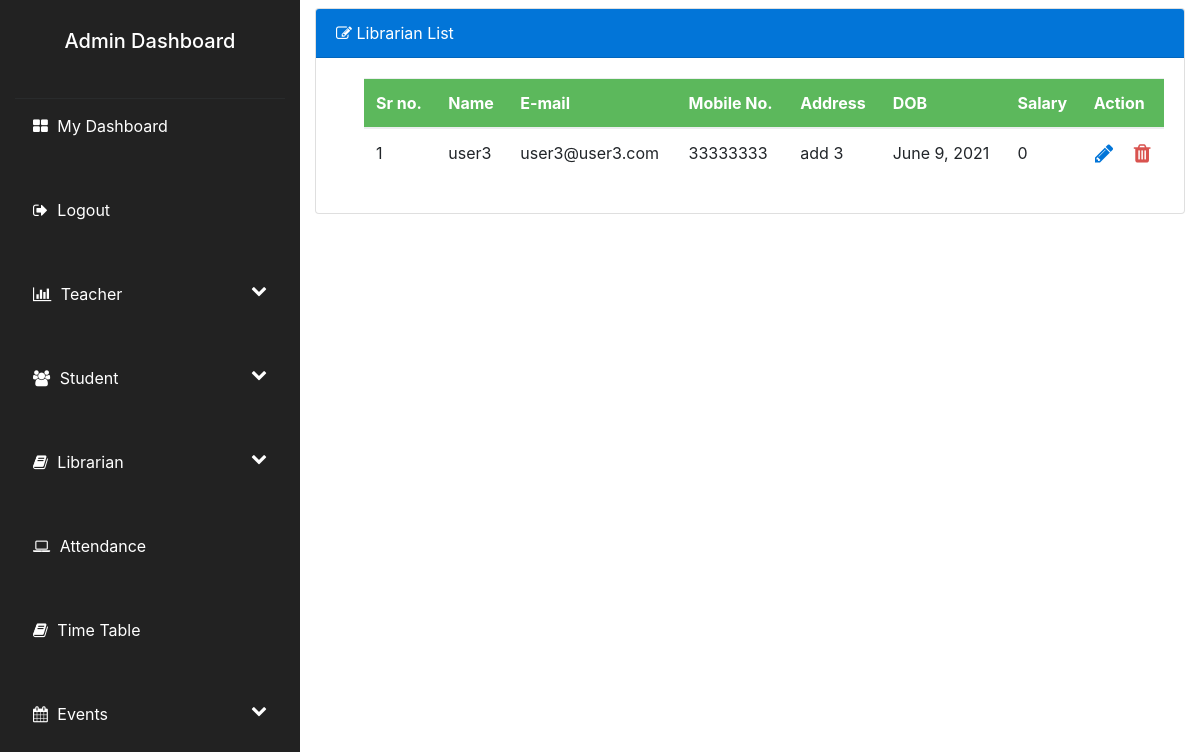
The page /view_librarians (signed in) on the database as committed earlier.
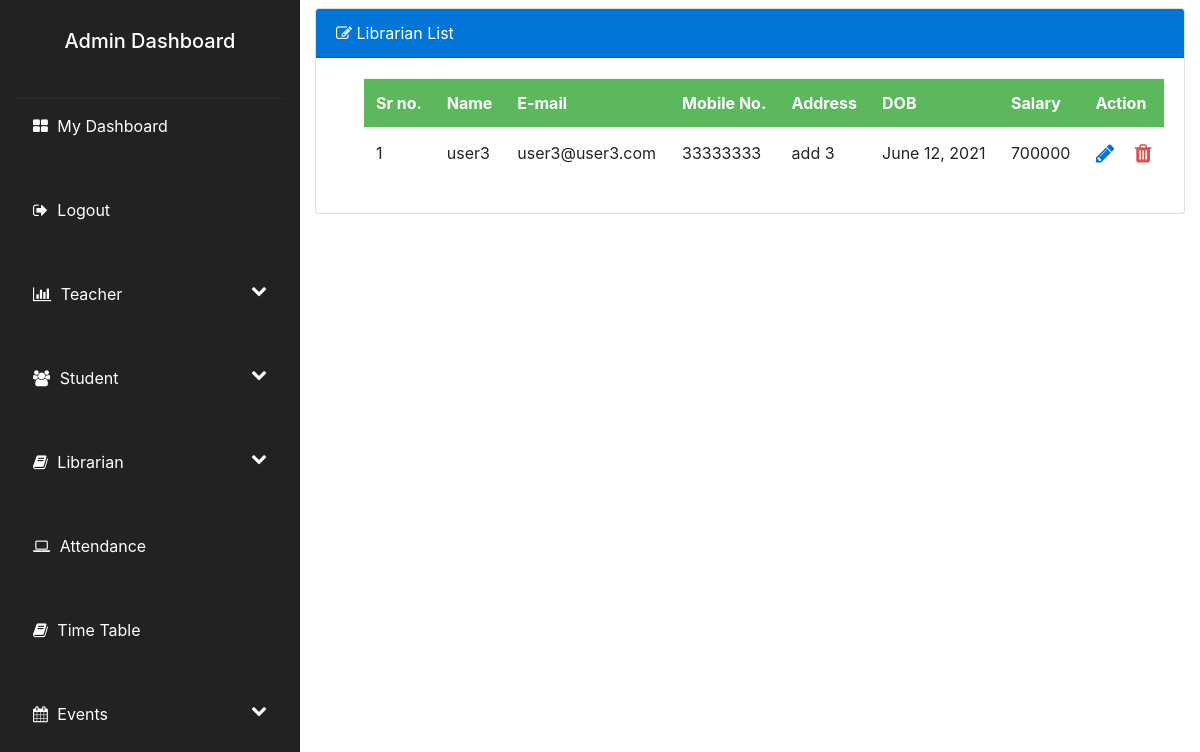
The same page on the database as committed later.
### accounts/models.py (models this page shows, shortened)
class Librarian(models.Model):
    profile_id = models.AutoField(primary_key=True)
    user = models.ForeignKey(User, on_delete=models.CASCADE)
    name = models.CharField(max_length=60,default='')
    phone_number = models.CharField(max_length=30,default='')
    date_of_birth = models.DateField(null=True)
    address = models.CharField(max_length=100,default='')
    gender = models.CharField(max_length=10,default='')
    salary = models.CharField(max_length=30,default='0')

class User(AbstractBaseUser):
    email = models.EmailField(max_length=100,unique=True)
    active = models.BooleanField(default=True) # account is active
    staff = models.BooleanField(default=False) #staff rights
    admin = models.BooleanField(default=False) #admin rights
    admin_user = models.BooleanField(default=False)
    student_user = models.BooleanField(default=False)
    teacher_user = models.BooleanField(default=False)
    librarian_user = models.BooleanField(default=False)
    USERNAME_FIELD = 'email'
    REQUIRED_FIELDS = []
    objects = UserManager()
    @property
    def is_active(self):
        return self.active

### accounts/views.py (the view)
# urls.py: path('view_librarians',views.view_librarians,name='view_librarians'),
@cache_control(no_cache=True, must_revalidate=True, no_store=True)
@login_required(login_url='user_login')
def view_librarians(request):
    if user_validator(request) != "ADMIN":
        return render(request, 'entry_restricted.html', {})
    librarians = Librarian.objects.all()
    return render(request, 'view_librarian.html', {'librarians': librarians})

### accounts/views.py (called while the page is built)
def user_validator(request):
    if request.user is not None and request.user.is_active:
        if request.user.admin_user:
            return "ADMIN"
        elif request.user.student_user:
            return "STUDENT"
        elif request.user.teacher_user:
            return "TEACHER"
        elif request.user.librarian_user:
            return "LIBRARIAN"
    return "ERROR"

### accounts/templates/view_librarian.html (shortened to what this page needs)
{% extends 'admin_dashboard.html' %}
{% block head %}
<link href="https://cdn.datatables.net/1.10.7/css/jquery.dataTables.min.css" rel="stylesheet"/>
<link href="https://cdn.datatables.net/plug-ins/1.10.7/integration/bootstrap/3/dataTables.bootstrap.css" rel="stylesheet" />
<link href="https://cdn.datatables.net/responsive/1.0.6/css/dataTables.responsive.css" rel="stylesheet" />
{% endblock %}
{% block body %}
<div class="animated fadeIn">
  <div class="card my-2">
      <div class="card-header bg-primary text-white display-5 ">
          <i class="fa fa-edit"></i> Librarian List
      </div>
      {% if librarians %}
      <div class="card-body pl-5">
        <table id="myTable" class="table dt-responsive" cellspacing="1" width="100%">
          <thead class="bg-success text-white text-center">
              <tr>
                  <th>Sr no.</th>
                  <th>Name</th>
                  <th>E-mail</th>
                  <th>Mobile No.</th>
                  <th>Address</th>
                  <th>DOB</th>
                  <th>Salary</th>
                  <th>Action</th>
              </tr>
          </thead>
          <tbody>
              {% for librarian in librarians %}
              <tr>
                  <td>{{forloop.counter}}</td>
                  <td>{{librarian.name}}</td>
                  <td>{{librarian.user.email}}</td>
                  <td>{{librarian.phone_number}}</td>
                  <td>{{librarian.address}}</td>
                  <td>{{librarian.date_of_birth}}</td>
                  <td>{{librarian.salary}}</td>
                  <td class="text-center"> <a onclick="librarianId({{librarian.profile_id}})" class="edit" style="border:none;background-color:transparent;"><i class="fa fa-pencil text-primary fa-lg edit" aria-hidden="true"></i></a> <a href="/delete_teacher/{{teacher.profile_id}}" class="delete" style="border:none;background-color:transparent;"><i class="fa fa-trash text-danger ml-3 fa-lg" aria-hidden="true"></i></button>  </td>
                  </tr>
             {% endfor %}
          </tbody>
      </table>
      </div>
      {% else %}
      <div class="card-body">
          <h3>No Teacher Found</h3>
      </div>
      {% endif %}
  </div>
</div>
{% endblock %}

Rows that differ between the two databases and show on the page:
changed Librarian "user3": date_of_birth "June 9, 2021" → "June 12, 2021"; salary "0" → "700000"
